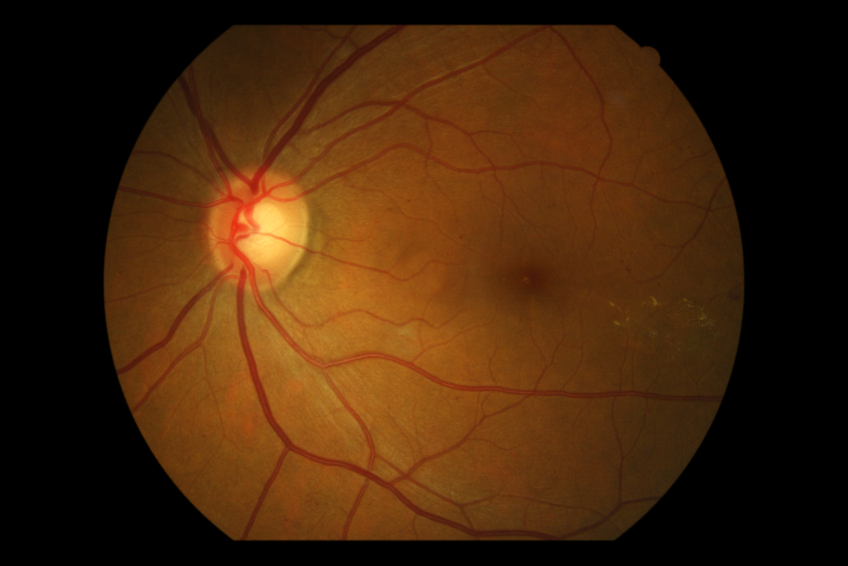
#> input picture topic/眼底图像的渗出液分割/EX数据/images/C0001273.jpg, 2544 x 1696 px (shown at 1/3 size); its folder holds only this picture in this run
$ python -i data.py   (imports and definitions only)
#> lines starting #> are read from the running program, lines starting #| are printed output that depends on the picture; after the words box and inside, x2 and y2 are one past the last pixel; in counts of white or black regions, pixels touching at a corner belong together
"""数据读取与预处理（与已验证的流程一致）。

唯一数据源：images/(原图) + groudtruth/(掩膜)，完整且1:1对应。
预处理：统一降采样 → FOV视野掩膜 → 亮度归一化(去光照) → CLAHE。
"""
import os
import glob
import cv2
import numpy as np

from . import config


def _stem(p):
    return os.path.splitext(os.path.basename(p))[0].replace("_EX", "").upper()


# [7 lines left out: function build_index, not called in this run]


def compute_fov_mask(rgb):
    g = cv2.cvtColor(rgb, cv2.COLOR_RGB2GRAY)
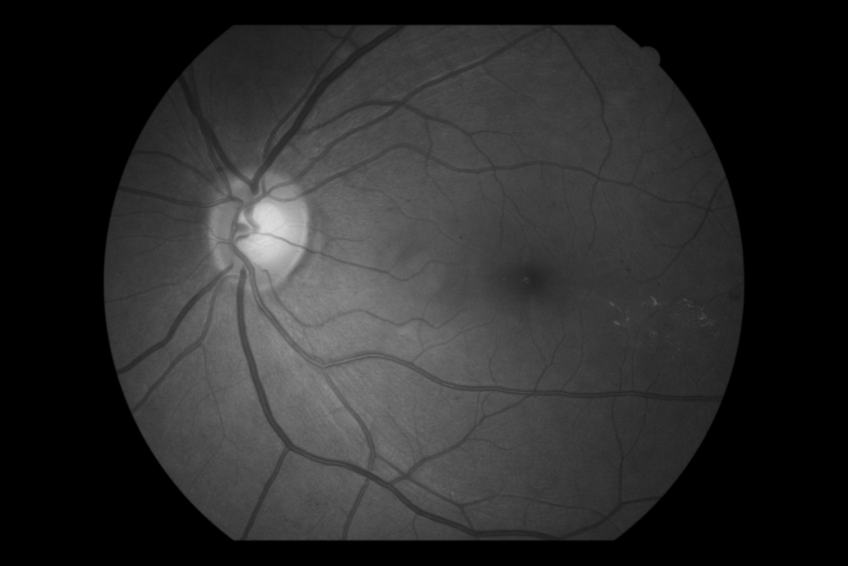
#> g: shape (1696, 2544) (shown at 1/3 size); min 0, max 221, mean 43.3
    thr = max(8, int(0.5 * g[g > 0].mean())) if (g > 0).any() else 8
#> thr = 35
    m = (g > thr).astype(np.uint8)
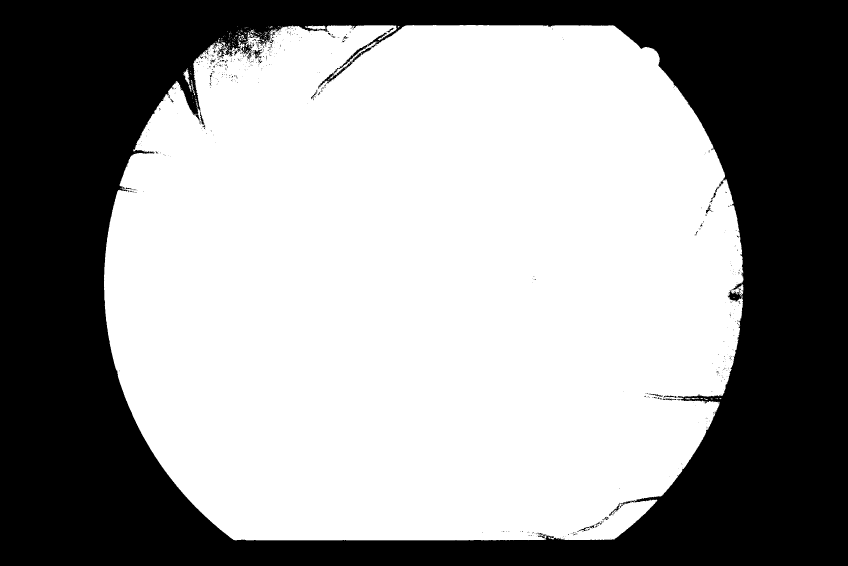
#> m: shape (1696, 2544) (shown at 1/3 size); values 0 (black) and 1 (white), 59.6% white; 655 black regions (605 under 20 px), largest, box (x1, y1, x2, y2) and area: (0, 0, 2544, 1696) 1736677, (1827, 1512, 1860, 1547) 206, (600, 336, 613, 375) 175
    k = cv2.getStructuringElement(cv2.MORPH_ELLIPSE, (15, 15))
    m = cv2.morphologyEx(m, cv2.MORPH_OPEN, k)
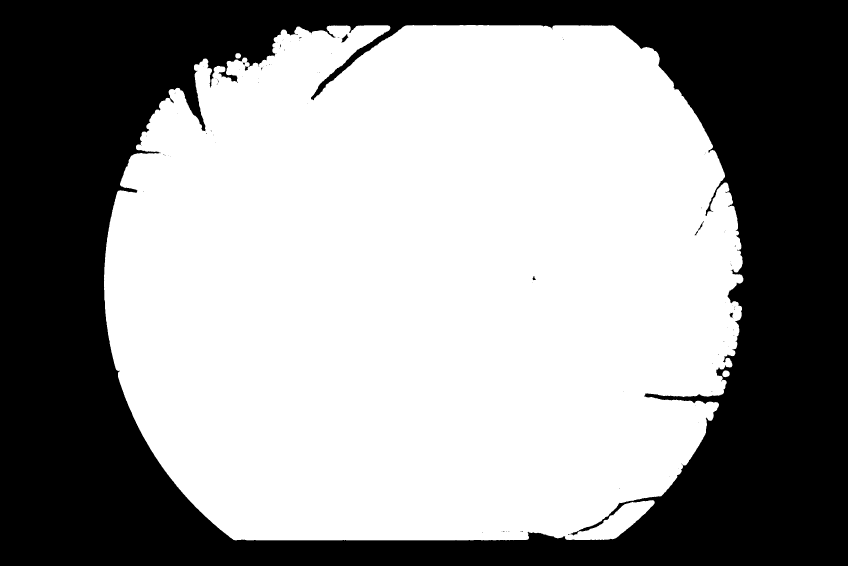
#> m: shape (1696, 2544) (shown at 1/3 size); values 0 (black) and 1 (white), 59% white; 91 black regions (85 under 20 px), largest, box (x1, y1, x2, y2) and area: (0, 0, 2544, 1696) 1767510, (1023, 103, 1045, 128) 228, (2084, 663, 2111, 706) 152, (2188, 938, 2200, 955) 103, (1597, 828, 1608, 841) 65, (728, 187, 736, 195) 32
    m = cv2.morphologyEx(m, cv2.MORPH_CLOSE, k)
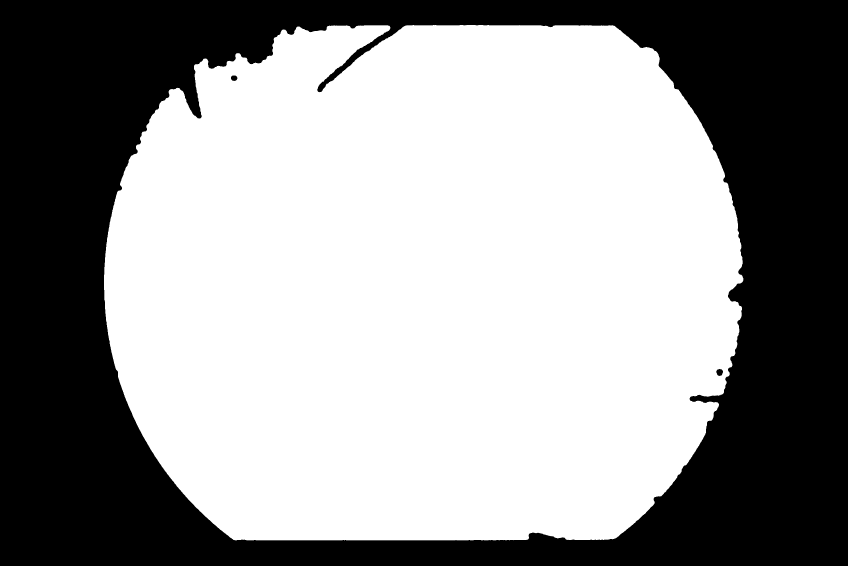
#> m: shape (1696, 2544) (shown at 1/3 size); values 0 (black) and 1 (white), 59.3% white; 3 black regions, box (x1, y1, x2, y2) and area: (0, 0, 2544, 1696) 1757395, (2149, 1107, 2169, 1128) 318, (693, 226, 712, 243) 250
    n, lab, st, _ = cv2.connectedComponentsWithStats(m, 8)
#> n = 2; st = [[0, 0, 2544, 1696, 1757963], [312, 75, 1918, 1546, 2556661]]
    if n > 1:
        m = (lab == 1 + int(np.argmax(st[1:, cv2.CC_STAT_AREA]))).astype(np.uint8)
    ff = m.copy(); h, w = m.shape
#> after `h, w = m.shape`: h = 1696; w = 2544
    cv2.floodFill(ff, np.zeros((h + 2, w + 2), np.uint8), (0, 0), 1)
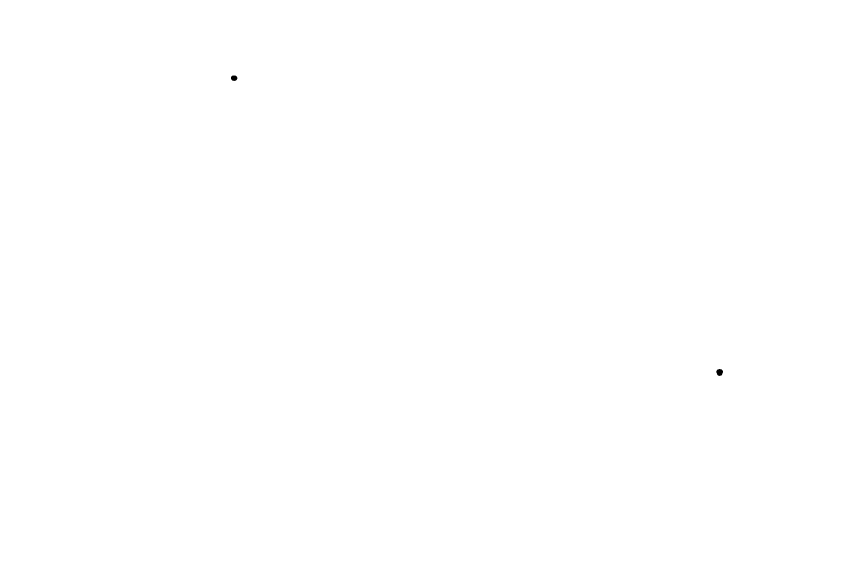
#> ff: shape (1696, 2544) (shown at 1/3 size); values 0 (black) and 1 (white), 100% white; 2 black regions, box (x1, y1, x2, y2) and area: (2149, 1107, 2169, 1128) 318, (693, 226, 712, 243) 250
    return (m | (1 - ff)).astype(np.uint8)
#> returned value: shape (1696, 2544); values 0 (black) and 1 (white), 59.3% white; 1 black region, box (x1, y1, x2, y2) and area: (0, 0, 2544, 1696) 1757395


# [62 lines left out: functions remove_illumination, apply_clahe, load_sample, load_split, load_data, not called in this run]

>>> import cv2
>>> picture = cv2.cvtColor(cv2.imread('../EX数据/images/C0001273.jpg'), cv2.COLOR_BGR2RGB)
>>> result = compute_fov_mask(picture)

$ run again, on topic/眼底图像的渗出液分割/EX数据/images/C0002369.jpg
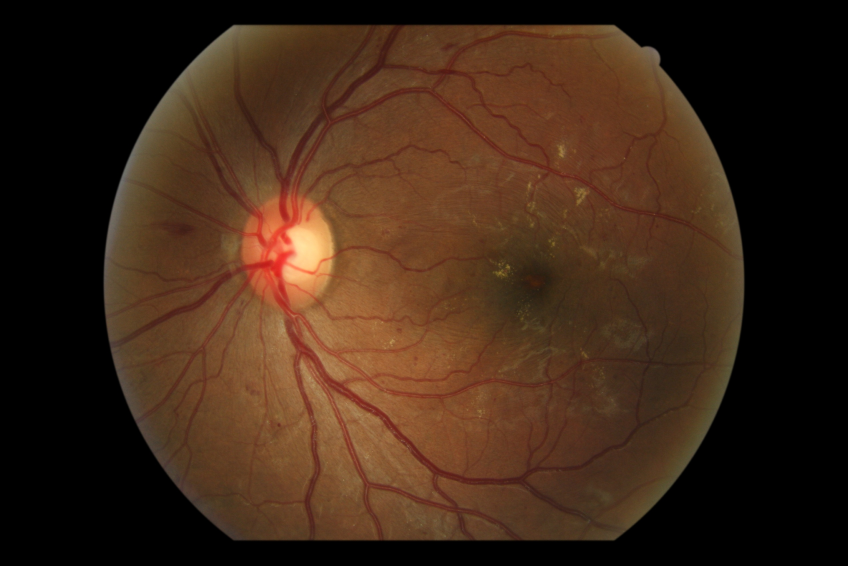
#> input picture topic/眼底图像的渗出液分割/EX数据/images/C0002369.jpg, 2544 x 1696 px (shown at 1/3 size)
#> thr = 36
#> in compute_fov_mask, `n, lab, st, _ = cv2.connectedComponentsWithStats(m, 8)`:
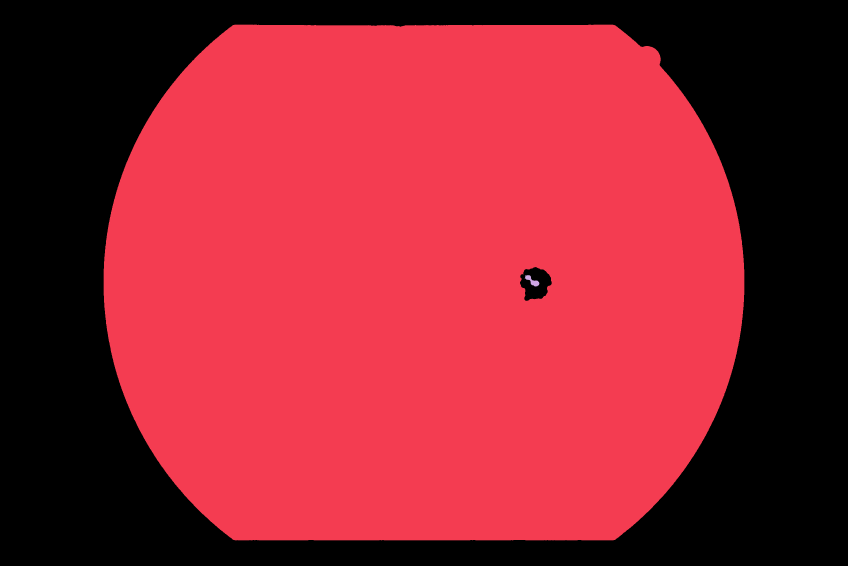
#> lab: shape (1696, 2544) int32 (shown at 1/3 size); 3 distinct labels, from 0 to 2; one colour per label, 0 black
#> n = 3; st = [[0, 0, 2544, 1696, 1709482], [311, 74, 1922, 1547, 2604523], [1574, 825, 44, 35, 619]]
#> ff: shape (1696, 2544); values 0 (black) and 1 (white), 99.8% white; 1 black region, box (x1, y1, x2, y2) and area: (1560, 801, 1655, 903) 6843
#> in compute_fov_mask, `return (m | (1 - ff)).astype(np.uint8)`:
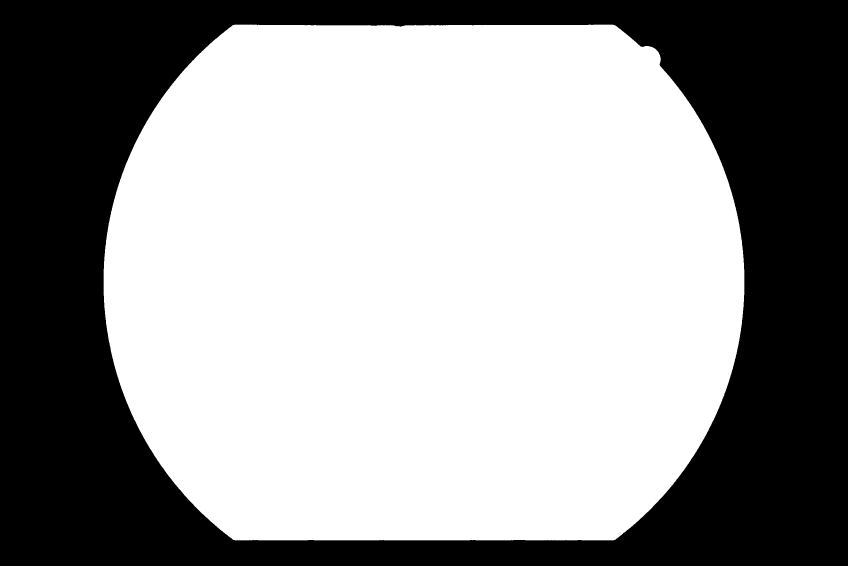
#> returned value: shape (1696, 2544) (shown at 1/3 size); values 0 (black) and 1 (white), 60.5% white; 1 black region, box (x1, y1, x2, y2) and area: (0, 0, 2544, 1696) 1703258

$ run again, on topic/眼底图像的渗出液分割/EX数据/images/C0002422.jpg
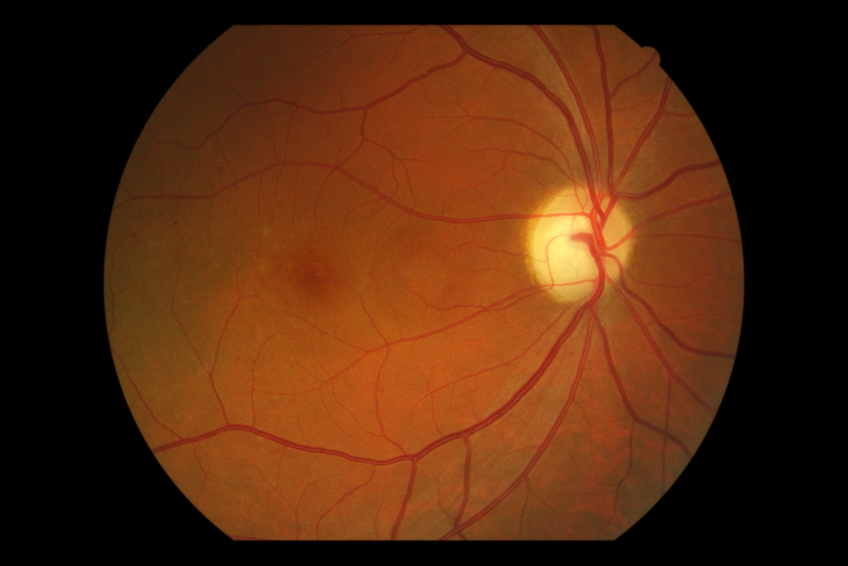
#> input picture topic/眼底图像的渗出液分割/EX数据/images/C0002422.jpg, 2544 x 1696 px (shown at 1/3 size)
#> in compute_fov_mask, `g = cv2.cvtColor(rgb, cv2.COLOR_RGB2GRAY)`:
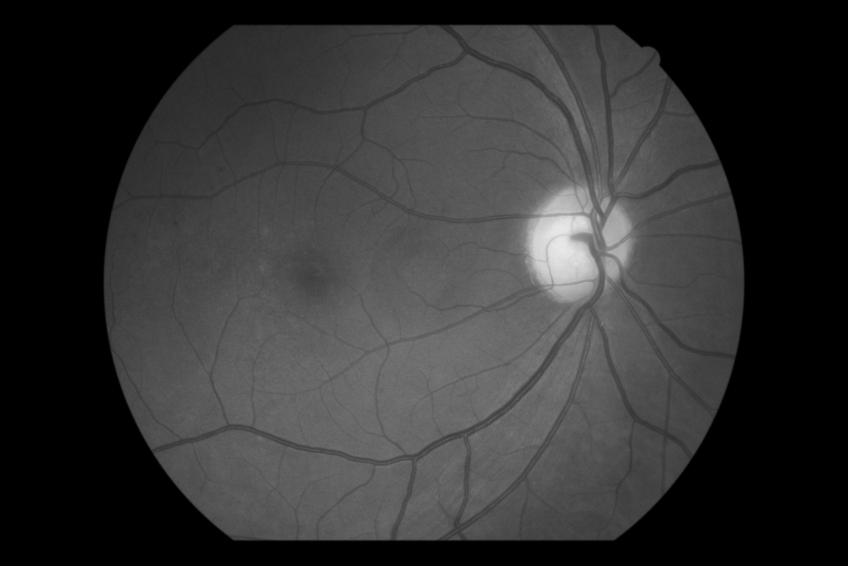
#> g: shape (1696, 2544) (shown at 1/3 size); min 0, max 233, mean 51
#> thr = 41
#> in compute_fov_mask, `m = (g > thr).astype(np.uint8)`:
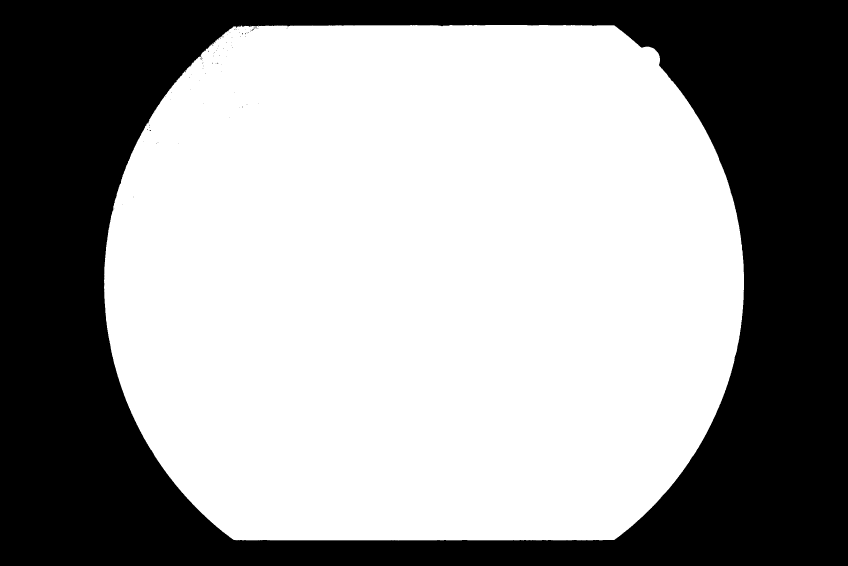
#> m: shape (1696, 2544) (shown at 1/3 size); values 0 (black) and 1 (white), 60.4% white; 91 black regions (90 under 20 px), largest, box (x1, y1, x2, y2) and area: (0, 0, 2544, 1696) 1710516
#> lab: shape (1696, 2544) int32; values 0 (black) and 1 (white), 60.3% white; 1 black region, box (x1, y1, x2, y2) and area: (0, 0, 2544, 1696) 1711928
#> n = 2; st = [[0, 0, 2544, 1696, 1711928], [312, 75, 1920, 1547, 2602696]]
#> ff: shape (1696, 2544); every value is 1

$ run again, on topic/眼底图像的渗出液分割/EX数据/images/C0003164.jpg
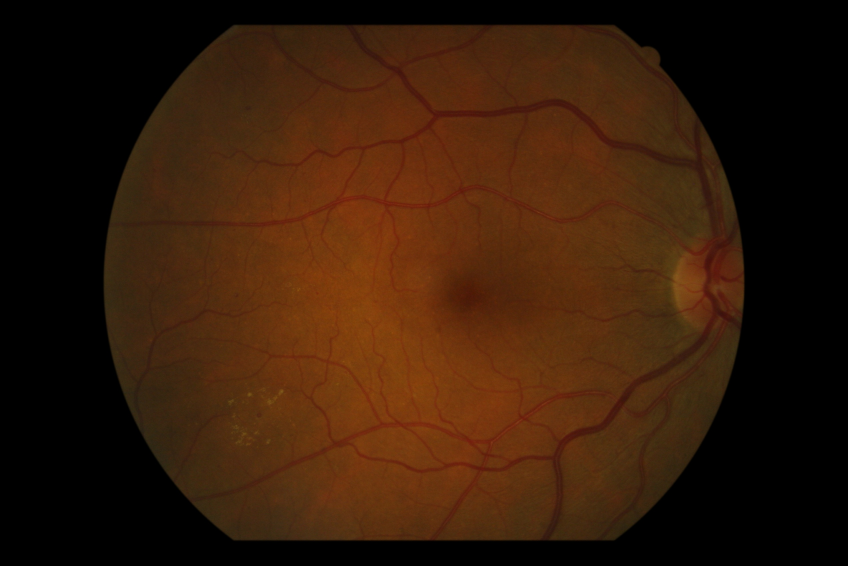
#> input picture topic/眼底图像的渗出液分割/EX数据/images/C0003164.jpg, 2544 x 1696 px (shown at 1/3 size)
#> in compute_fov_mask, `g = cv2.cvtColor(rgb, cv2.COLOR_RGB2GRAY)`:
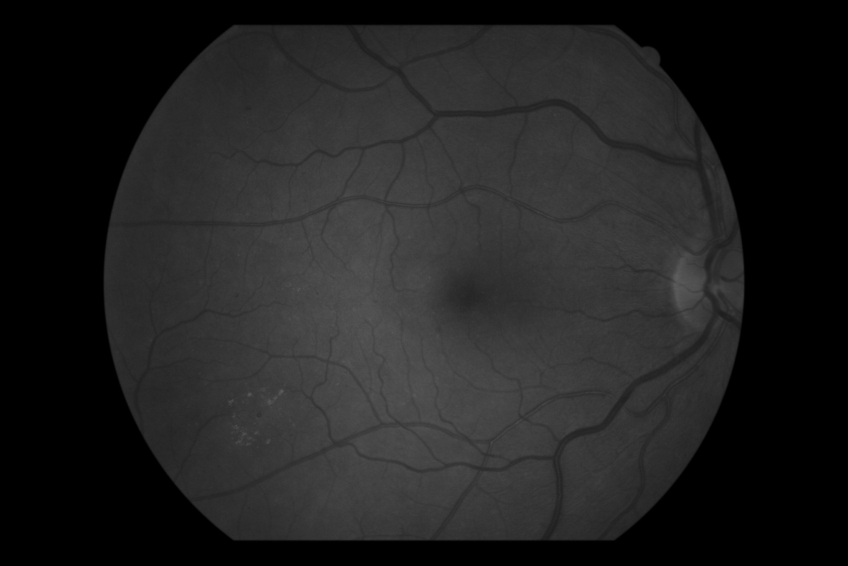
#> g: shape (1696, 2544) (shown at 1/3 size); min 0, max 96, mean 33.1
#> thr = 27
#> in compute_fov_mask, `m = (g > thr).astype(np.uint8)`:
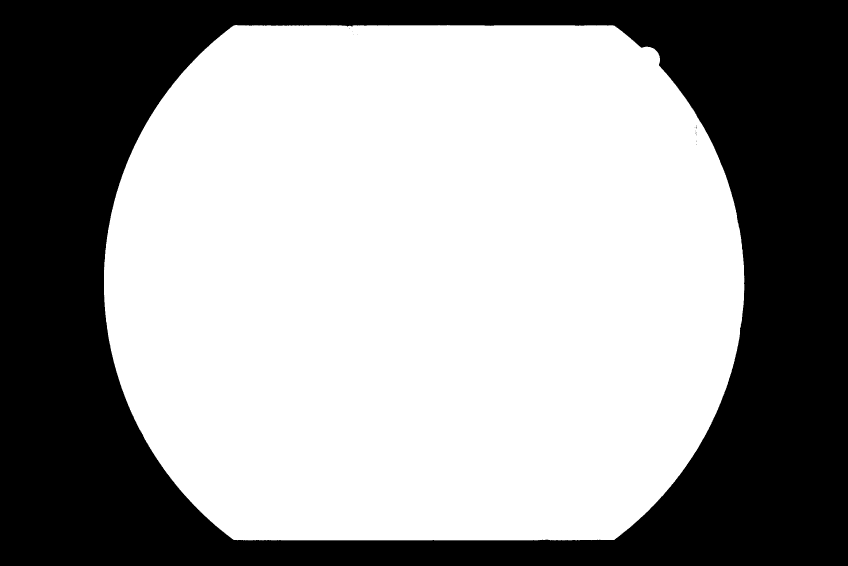
#> m: shape (1696, 2544) (shown at 1/3 size); values 0 (black) and 1 (white), 60.4% white; 16 black regions (15 under 20 px), largest, box (x1, y1, x2, y2) and area: (0, 0, 2544, 1696) 1709040
#> lab: shape (1696, 2544) int32; values 0 (black) and 1 (white), 60.4% white; 1 black region, box (x1, y1, x2, y2) and area: (0, 0, 2544, 1696) 1709201
#> n = 2; st = [[0, 0, 2544, 1696, 1709201], [312, 75, 1921, 1546, 2605423]]
#> ff: shape (1696, 2544); every value is 1
